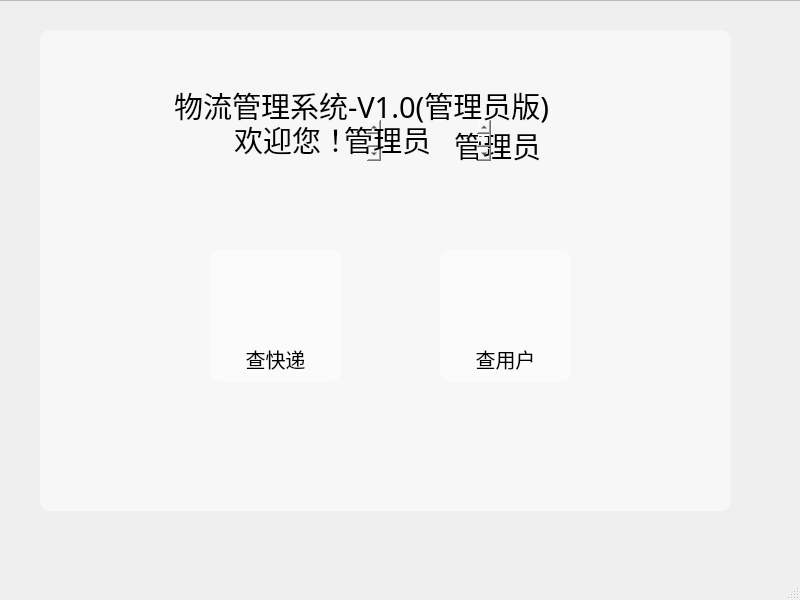
<?xml version="1.0" encoding="UTF-8"?>
<ui version="4.0">
 <class>AdminCheck</class>
 <widget class="QMainWindow" name="AdminCheck">
  <property name="geometry">
   <rect>
    <x>0</x>
    <y>0</y>
    <width>800</width>
    <height>600</height>
   </rect>
  </property>
  <property name="windowTitle">
   <string>MainWindow</string>
  </property>
  <property name="styleSheet">
   <string notr="true">#AdminCheck{border-image: url(:/img/navi_background.png);}
</string>
  </property>
  <widget class="QWidget" name="centralwidget">
   <widget class="QFrame" name="mainFrame">
    <property name="geometry">
     <rect>
      <x>-10</x>
      <y>0</y>
      <width>811</width>
      <height>591</height>
     </rect>
    </property>
    <property name="styleSheet">
     <string notr="true"/>
    </property>
    <property name="frameShape">
     <enum>QFrame::StyledPanel</enum>
    </property>
    <property name="frameShadow">
     <enum>QFrame::Raised</enum>
    </property>
    <widget class="QTextBrowser" name="welcome">
     <property name="geometry">
      <rect>
       <x>240</x>
       <y>120</y>
       <width>151</width>
       <height>41</height>
      </rect>
     </property>
     <property name="font">
      <font>
       <family>Agency FB</family>
       <pointsize>-1</pointsize>
       <weight>50</weight>
       <italic>false</italic>
       <bold>false</bold>
      </font>
     </property>
     <property name="styleSheet">
      <string notr="true">background-color: rgba(255, 255, 255,0);
font: 29px &quot;Agency FB&quot;;
border-width:0;border-style:outset;</string>
     </property>
     <property name="html">
      <string>&lt;!DOCTYPE HTML PUBLIC &quot;-//W3C//DTD HTML 4.0//EN&quot; &quot;http://www.w3.org/TR/REC-html40/strict.dtd&quot;&gt;
&lt;html&gt;&lt;head&gt;&lt;meta name=&quot;qrichtext&quot; content=&quot;1&quot; /&gt;&lt;style type=&quot;text/css&quot;&gt;
p, li { white-space: pre-wrap; }
&lt;/style&gt;&lt;/head&gt;&lt;body style=&quot; font-family:'Agency FB'; font-size:29px; font-weight:400; font-style:normal;&quot;&gt;
&lt;p style=&quot; margin-top:0px; margin-bottom:0px; margin-left:0px; margin-right:0px; -qt-block-indent:0; text-indent:0px;&quot;&gt;&lt;span style=&quot; font-family:'黑体'; font-size:29px;&quot;&gt;欢迎您！&lt;/span&gt;&lt;/p&gt;&lt;/body&gt;&lt;/html&gt;</string>
     </property>
    </widget>
    <widget class="QTextBrowser" name="title">
     <property name="geometry">
      <rect>
       <x>180</x>
       <y>80</y>
       <width>451</width>
       <height>61</height>
      </rect>
     </property>
     <property name="font">
      <font>
       <family>Agency FB</family>
       <pointsize>-1</pointsize>
       <weight>50</weight>
       <italic>false</italic>
       <bold>false</bold>
      </font>
     </property>
     <property name="styleSheet">
      <string notr="true">background-color: rgba(255, 255, 255,0);
font: 29px &quot;Agency FB&quot;;
border-width:0;border-style:outset;</string>
     </property>
     <property name="html">
      <string>&lt;!DOCTYPE HTML PUBLIC &quot;-//W3C//DTD HTML 4.0//EN&quot; &quot;http://www.w3.org/TR/REC-html40/strict.dtd&quot;&gt;
&lt;html&gt;&lt;head&gt;&lt;meta name=&quot;qrichtext&quot; content=&quot;1&quot; /&gt;&lt;style type=&quot;text/css&quot;&gt;
p, li { white-space: pre-wrap; }
&lt;/style&gt;&lt;/head&gt;&lt;body style=&quot; font-family:'Agency FB'; font-size:29px; font-weight:400; font-style:normal;&quot;&gt;
&lt;p style=&quot; margin-top:0px; margin-bottom:0px; margin-left:0px; margin-right:0px; -qt-block-indent:0; text-indent:0px;&quot;&gt;&lt;span style=&quot; font-family:'黑体'; font-size:29px;&quot;&gt;物流管理系统-V1.0(管理员版)&lt;/span&gt;&lt;/p&gt;&lt;/body&gt;&lt;/html&gt;</string>
     </property>
    </widget>
    <widget class="QTextBrowser" name="textBrowser">
     <property name="geometry">
      <rect>
       <x>50</x>
       <y>30</y>
       <width>691</width>
       <height>481</height>
      </rect>
     </property>
     <property name="styleSheet">
      <string notr="true">border-width:0px;
border-style:outset;
border-radius:10px;
background-color:rgba(255,255,255,0.5);</string>
     </property>
    </widget>
    <widget class="QTextBrowser" name="welcome_name">
     <property name="geometry">
      <rect>
       <x>460</x>
       <y>120</y>
       <width>151</width>
       <height>51</height>
      </rect>
     </property>
     <property name="font">
      <font>
       <family>Agency FB</family>
       <pointsize>-1</pointsize>
       <weight>50</weight>
       <italic>false</italic>
       <bold>false</bold>
      </font>
     </property>
     <property name="styleSheet">
      <string notr="true">background-color: rgba(255, 255, 255,0);
font: 29px &quot;Agency FB&quot;;
border-width:0;border-style:outset;</string>
     </property>
     <property name="html">
      <string>&lt;!DOCTYPE HTML PUBLIC &quot;-//W3C//DTD HTML 4.0//EN&quot; &quot;http://www.w3.org/TR/REC-html40/strict.dtd&quot;&gt;
&lt;html&gt;&lt;head&gt;&lt;meta name=&quot;qrichtext&quot; content=&quot;1&quot; /&gt;&lt;style type=&quot;text/css&quot;&gt;
p, li { white-space: pre-wrap; }
&lt;/style&gt;&lt;/head&gt;&lt;body style=&quot; font-family:'Agency FB'; font-size:29px; font-weight:400; font-style:normal;&quot;&gt;
&lt;p style=&quot; margin-top:0px; margin-bottom:0px; margin-left:0px; margin-right:0px; -qt-block-indent:0; text-indent:0px;&quot;&gt;&lt;span style=&quot; font-family:'黑体'; font-size:29px;&quot;&gt;管理员&lt;/span&gt;&lt;/p&gt;&lt;/body&gt;&lt;/html&gt;</string>
     </property>
    </widget>
    <widget class="QPushButton" name="search">
     <property name="geometry">
      <rect>
       <x>220</x>
       <y>250</y>
       <width>131</width>
       <height>131</height>
      </rect>
     </property>
     <property name="layoutDirection">
      <enum>Qt::RightToLeft</enum>
     </property>
     <property name="styleSheet">
      <string notr="true">border-width:0px;
border-style:outset;
border-radius:10px;
background-color:rgba(255,255,255,0.5);
text-align: bottom;</string>
     </property>
     <property name="text">
      <string/>
     </property>
     <property name="icon">
      <iconset resource="mainres.qrc">
       <normaloff>:/img/check.png</normaloff>:/img/check.png</iconset>
     </property>
     <property name="iconSize">
      <size>
       <width>72</width>
       <height>72</height>
      </size>
     </property>
    </widget>
    <widget class="QTextBrowser" name="search_text_3">
     <property name="geometry">
      <rect>
       <x>240</x>
       <y>340</y>
       <width>91</width>
       <height>41</height>
      </rect>
     </property>
     <property name="font">
      <font>
       <family>华光粗圆_CNKI</family>
       <pointsize>-1</pointsize>
       <weight>50</weight>
       <italic>false</italic>
       <bold>false</bold>
      </font>
     </property>
     <property name="styleSheet">
      <string notr="true">background:rgba(255,255,255,0);
border:none;
font: 20px &quot;华光粗圆_CNKI&quot;;</string>
     </property>
     <property name="html">
      <string>&lt;!DOCTYPE HTML PUBLIC &quot;-//W3C//DTD HTML 4.0//EN&quot; &quot;http://www.w3.org/TR/REC-html40/strict.dtd&quot;&gt;
&lt;html&gt;&lt;head&gt;&lt;meta name=&quot;qrichtext&quot; content=&quot;1&quot; /&gt;&lt;style type=&quot;text/css&quot;&gt;
p, li { white-space: pre-wrap; }
&lt;/style&gt;&lt;/head&gt;&lt;body style=&quot; font-family:'华光粗圆_CNKI'; font-size:20px; font-weight:400; font-style:normal;&quot;&gt;
&lt;p align=&quot;center&quot; style=&quot; margin-top:0px; margin-bottom:0px; margin-left:0px; margin-right:0px; -qt-block-indent:0; text-indent:0px;&quot;&gt;&lt;span style=&quot; font-size:20px;&quot;&gt;查快递&lt;/span&gt;&lt;/p&gt;&lt;/body&gt;&lt;/html&gt;</string>
     </property>
    </widget>
    <widget class="QPushButton" name="safety">
     <property name="geometry">
      <rect>
       <x>450</x>
       <y>250</y>
       <width>131</width>
       <height>131</height>
      </rect>
     </property>
     <property name="layoutDirection">
      <enum>Qt::RightToLeft</enum>
     </property>
     <property name="styleSheet">
      <string notr="true">border-width:0px;
border-style:outset;
border-radius:10px;
background-color:rgba(255,255,255,0.5);
text-align: bottom;</string>
     </property>
     <property name="text">
      <string/>
     </property>
     <property name="icon">
      <iconset resource="mainres.qrc">
       <normaloff>:/img/user.png</normaloff>:/img/user.png</iconset>
     </property>
     <property name="iconSize">
      <size>
       <width>60</width>
       <height>60</height>
      </size>
     </property>
    </widget>
    <widget class="QTextBrowser" name="safety_text">
     <property name="geometry">
      <rect>
       <x>470</x>
       <y>340</y>
       <width>91</width>
       <height>41</height>
      </rect>
     </property>
     <property name="font">
      <font>
       <family>华光粗圆_CNKI</family>
       <pointsize>-1</pointsize>
       <weight>50</weight>
       <italic>false</italic>
       <bold>false</bold>
      </font>
     </property>
     <property name="styleSheet">
      <string notr="true">background:rgba(255,255,255,0);
border:none;
font: 20px &quot;华光粗圆_CNKI&quot;;</string>
     </property>
     <property name="html">
      <string>&lt;!DOCTYPE HTML PUBLIC &quot;-//W3C//DTD HTML 4.0//EN&quot; &quot;http://www.w3.org/TR/REC-html40/strict.dtd&quot;&gt;
&lt;html&gt;&lt;head&gt;&lt;meta name=&quot;qrichtext&quot; content=&quot;1&quot; /&gt;&lt;style type=&quot;text/css&quot;&gt;
p, li { white-space: pre-wrap; }
&lt;/style&gt;&lt;/head&gt;&lt;body style=&quot; font-family:'华光粗圆_CNKI'; font-size:20px; font-weight:400; font-style:normal;&quot;&gt;
&lt;p align=&quot;center&quot; style=&quot; margin-top:0px; margin-bottom:0px; margin-left:0px; margin-right:0px; -qt-block-indent:0; text-indent:0px;&quot;&gt;&lt;span style=&quot; font-size:20px;&quot;&gt;查用户&lt;/span&gt;&lt;/p&gt;&lt;/body&gt;&lt;/html&gt;</string>
     </property>
    </widget>
    <widget class="QTextBrowser" name="welcome_titel">
     <property name="geometry">
      <rect>
       <x>350</x>
       <y>120</y>
       <width>151</width>
       <height>41</height>
      </rect>
     </property>
     <property name="font">
      <font>
       <family>Agency FB</family>
       <pointsize>-1</pointsize>
       <weight>50</weight>
       <italic>false</italic>
       <bold>false</bold>
      </font>
     </property>
     <property name="styleSheet">
      <string notr="true">background-color: rgba(255, 255, 255,0);
font: 29px &quot;Agency FB&quot;;
border-width:0;border-style:outset;</string>
     </property>
     <property name="html">
      <string>&lt;!DOCTYPE HTML PUBLIC &quot;-//W3C//DTD HTML 4.0//EN&quot; &quot;http://www.w3.org/TR/REC-html40/strict.dtd&quot;&gt;
&lt;html&gt;&lt;head&gt;&lt;meta name=&quot;qrichtext&quot; content=&quot;1&quot; /&gt;&lt;style type=&quot;text/css&quot;&gt;
p, li { white-space: pre-wrap; }
&lt;/style&gt;&lt;/head&gt;&lt;body style=&quot; font-family:'Agency FB'; font-size:29px; font-weight:400; font-style:normal;&quot;&gt;
&lt;p style=&quot; margin-top:0px; margin-bottom:0px; margin-left:0px; margin-right:0px; -qt-block-indent:0; text-indent:0px;&quot;&gt;&lt;span style=&quot; font-family:'黑体'; font-size:29px;&quot;&gt;管理员&lt;/span&gt;&lt;/p&gt;&lt;/body&gt;&lt;/html&gt;</string>
     </property>
    </widget>
    <zorder>textBrowser</zorder>
    <zorder>welcome</zorder>
    <zorder>title</zorder>
    <zorder>welcome_name</zorder>
    <zorder>search</zorder>
    <zorder>search_text_3</zorder>
    <zorder>safety</zorder>
    <zorder>safety_text</zorder>
    <zorder>welcome_titel</zorder>
   </widget>
  </widget>
  <widget class="QMenuBar" name="menubar">
   <property name="geometry">
    <rect>
     <x>0</x>
     <y>0</y>
     <width>800</width>
     <height>23</height>
    </rect>
   </property>
  </widget>
  <widget class="QStatusBar" name="statusbar"/>
 </widget>
 <resources>
  <include location="mainres.qrc"/>
 </resources>
 <connections/>
</ui>
